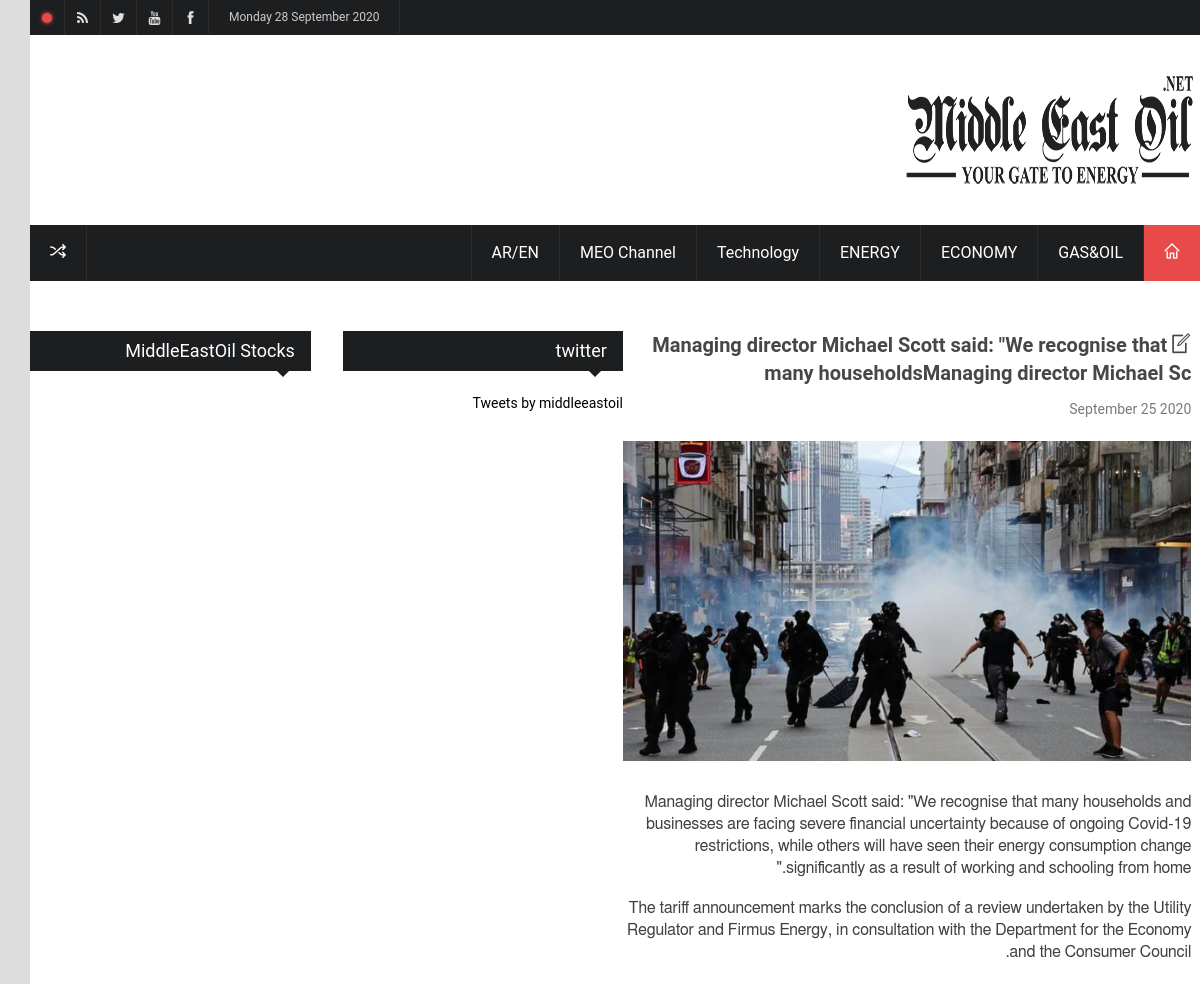
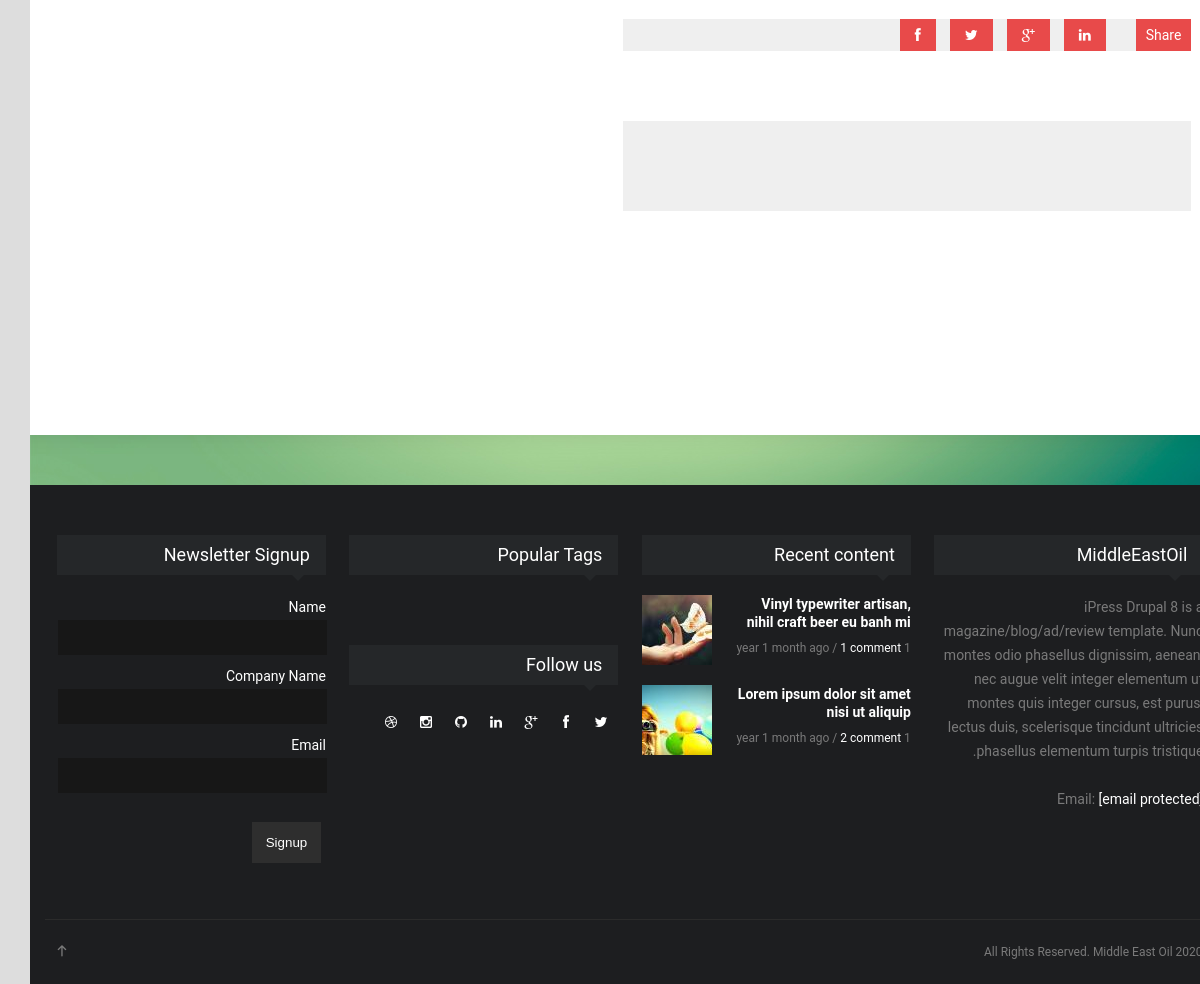
Page /arobic/ar/post/6/ on the committed database (2 pictures, top to bottom).
### arobic/models.py (models this page shows, shortened)
class LatestPost(models.Model):
    MY_CHOICES = ((1, 'Gas&Oil'),
              (2, 'Economy'),
              (3, 'Energy'),
              (5, 'Technology')
              )
    title = models.CharField(max_length=100)
    content = models.TextField()
    post_pic = models.ImageField(default='welcome.gif',null=True,blank=True)
    category = MultiSelectField(choices=MY_CHOICES,
                         max_choices=4,
                         max_length=30,null=True,blank=True)
    date_posted = models.DateTimeField(default=timezone.now)
    header = models.BooleanField(blank=True,null=True,default=True)

### arobic/views.py (the view)
# urls.py: path('ar/post/<int:pk>/', arLatestPostt.as_view(), name='arlatestpost'),
class arLatestPostt(DetailView):
    model = LatestPost

### base/templates/arobic/latestpost_detail.html (shortened to what this page needs)
{% load static %}
{% load embed_video_tags %}
<!DOCTYPE html>
<html lang="en" dir="ltr" prefix="content: http://purl.org/rss/1.0/modules/content/  dc: http://purl.org/dc/terms/  foaf: http://xmlns.com/foaf/0.1/  og: http://ogp.me/ns#  rdfs: http://www.w3.org/2000/01/rdf-schema#  schema: http://schema.org/  sioc: http://rdfs.org/sioc/ns#  sioct: http://rdfs.org/sioc/types#  skos: http://www.w3.org/2004/02/skos/core#  xsd: http://www.w3.org/2001/XMLSchema# ">
<head>
<link rel="stylesheet" media="all" href="{% static 'node9/css/css_bglK1hum8j7rkk-xSV1rZLsxTd8oeS1GzIubjeH11ek4b85.css'%}" />
<link rel="stylesheet" media="all" href="{% static 'node9/css/css_S4h9EpShQU0uvaaueIQXgxKVjxJC1I1OE5aRWvcugaw4b85.css'%}" />
	<link rel="stylesheet" type="text/css" href="{% static 'css/styles/icons.css'%}" media="screen" />
	<link rel="stylesheet" type="text/css" href="{% static 'css/styles/rtl.css'%}" media="screen" />
</head>
<body style="background:#ddd url(../sites/default/files/background/6_1.jpg) fixed">
<div id="layout" class="boxed">
<div class="dialog-off-canvas-main-canvas" data-off-canvas-main-canvas>
<header id="header">
<div class="a_head">
<div class="row clearfix">
<div class="breaking_news lefter">
<div class="freq_out">
<div class="freq"><div class="inner_f"></div><div id="layerBall"></div></div>
</div>
</div>
<div class="right_bar">
<div class="social social_head">
	<a href="https://www.facebook.com/middleeastoil.net" class="bottomtip" title="Facebook"><i class="fa-facebook"></i></a>
	<a  href="https://www.youtube.com/channel/UCg6PYIAN4wTuuhNn_y4yMvQ" class="bottomtip" title="Linkedin"><i class="fa-youtube"></i></a>
		<a href="https://twitter.com/middleeastoil"  class="bottomtip" title="Twitter"><i class="fa-twitter"></i></a>
	<a href="https://www.rss.com" class="bottomtip" title="RSS"><i class="fa-rss"></i></a> </div>
<span id="date_time"></span>
</div>
</div>
</div>
<div class="b_head">
<div class="row clearfix">
<div class="logo" style="float:right">
<a href="{% url 'arobic:arindex' %}" title=""> <img src="{% static 'images/logo.png'%}" alt=""> </a>
</div>
</div>
</div>
</div>
<div class="row clearfix">
	<div class="sticky_true">
		<div class="c_head clearfix">
			<nav >
				<ul class="sf-menu">
					<li class="current colordefault home_class"><a href="{% url 'arobic:arindex'%}"><i class="icon-home"></i></a>
					</li>
					<li class="color2"><a href="{% url 'arobic:argas'%}">GAS&OIL</a>
					</li>
					<li class="color3"><a href="{% url 'arobic:arcripto'%}">ECONOMY </a>
					</li>
					<li class="color4"><a href="{% url 'arobic:arenorgy'%}">ENERGY </a>
					</li>
					<li class="color6"><a href="{% url 'arobic:artech'%}">Technology</a></li>
					<li class="color6"><a href="{% url 'arobic:armeo'%}">MEO Channel </a></li>
						<li class="color6"><a href="{% url 'index'%}">AR/EN </a></li>
				</ul>
			</nav>
			<div class="right_icons">
				<a class="random_post bottomtip" href="#" title="Random Post"><i class="icon-media-shuffle"></i></a>
			</div>
		</div>
	</div>
</div>
<div class="page-content">
<div class="row clearfix page">
<div class="grid_9 alpha">
<div class="grid_8 omega posts righter">
<div class="single_post mbf clearfix">
<h3 class="single_title"> <i class="icon-document-edit mi"></i>{{object.title}} </h3>
<div class="meta mb"> {{object.date_posted| date:"F d Y"}} <a href="#" onclick="return false;"></a> </div>
<img src="{{object.post_pic.url}}" alt="Shooting for new goodies" />
<div class="body-single-post">
<div property="schema:text"><p>{{object.content|safe}}</p>
</div>
</div>
</div>
<div class="share_post mbf clearfix">
<span> Share </span>
<div class="socials clearfix">
<ul class="pull-right social-icon-three clearfix">
<li><a href="https://www.facebook.com/sharer/sharer.php?u=http://ipressd8.drupalet.com/node/9" target="_blank"><span class="fa fa-facebook"></span></a></li>
<li><a href="https://twitter.com/home?status=http://ipressd8.drupalet.com/node/9" target="_blank"><span class="fa fa-twitter"></span></a></li>
<li><a href="https://plus.google.com/share?url=http://ipressd8.drupalet.com/node/9" target="_blank"><span class="fa fa-google-plus"></span></a></li>
<li><a href="https://www.linkedin.com/shareArticle?mini=true&amp;url=http://ipressd8.drupalet.com/node/9&amp;title=Shooting%20for%20new%20goodies" target="_blank"><span class="fa fa-linkedin"></span></a></li>
</ul>
</div>
</div>
<div class="author_post mbf clearfix clear-both float-left width100">
<div class="author_co clearfix">
</div>
</div>
<div class="views-element-container related_posts mbf clearfix clear-both float-left width100 mbf clearfix blockcontent" id="block-views-block-related-posts-block-1">
<div class="carousel-related">
</div>
</div>
</div>
<div class="grid_4 alpha sidebar sidebar_b">
<div class="search-block-form widget" data-drupal-selector="search-block-form" id="block-searchform" role="search">
	<div class="widget">
		<div class="title"><h4>twitter</h4></div>
	<a class="twitter-timeline" data-height="700" href="https://twitter.com/middleeastoil?ref_src=twsrc%5Etfw">Tweets by middleeastoil</a> <script async src="https://platform.twitter.com/widgets.js" charset="utf-8"></script>
	</div>
</div>
</div>
</div>
<div class="grid_3 omega sidebar sidebar_a">
<div id="block-userlogin" class="login_form widget" role="form">
	<div class="title"><h4>MiddleEastOil Stocks</h4></div>
	</div>
			<br><br><br><br>
</div>
</div>
</div>
</div>
<footer id="footer">
<div class="row clearfix">
<div class="grid_3">
<div id="block-aboutipress" class="about_footer widget widget_footer">
<div class="title"><h4>MiddleEastOil</h4></div>
<div><p> iPress Drupal 8 is a magazine/blog/ad/review template. Nunc montes odio phasellus dignissim, aenean, nec augue velit integer elementum ut montes quis integer cursus, est purus, lectus duis, scelerisque tincidunt ultricies phasellus elementum turpis tristique.<br /><br />
Email:	<a href="contact.html"><span class="__cf_email__" data-cfemail="6801060e071a05091c0107062811071d1a0c0705090106460b0705">[email&#160;protected]</span></a> </p></div>
</div>
</div>
<div class="grid_3">
<div class="views-element-container recent_posts widget widget_footer" id="block-views-block-content-recent-block-1">
<div class="title"><h4>Recent content</h4></div>
<ul class="small-posts">
<div class="views-field views-field-nothing"><span class="field-content">
<li class="clearfix">
<a class="s_thumb float-shadow" href="18.html">
<img src="../sites/default/files/styles/crop_70x/public/2019-07/yellow_butterfly-886x506_0acdd.jpg?itok=GwZpYD6A" width="70" height="70" alt="lorem" typeof="Image" />
</a>
<h3><a href="18.html" hreflang="en">Vinyl typewriter artisan, nihil craft beer eu banh mi </a> </h3>
<div class="meta mb"> 1 year 1 month ago / <a href="18.html">1 comment</a> </div>
</li>
</span></div>
<div class="views-field views-field-nothing"><span class="field-content">
<li class="clearfix">
<a class="s_thumb float-shadow" href="14.html">
<img src="../sites/default/files/styles/crop_70x/public/2019-07/women_mood-886x506_02603.jpg?itok=3Fbr8Q5w" width="70" height="70" alt="Praesent ipsum adipiscing mi eget ipsum" typeof="Image" />
</a>
<h3><a href="14.html" hreflang="en">Lorem ipsum dolor sit amet nisi ut aliquip</a> </h3>
<div class="meta mb"> 1 year 1 month ago / <a href="14.html">2 comment</a> </div>
</li>
</span></div>
</ul>
</div>
</div>
<div class="grid_3">
<div class="views-element-container tags widget widget_footer" id="block-views-block-ipress-tags-and-categories-block-1-2">
<div class="title"><h4>Popular Tags</h4></div>
</div>
<div id="block-followus" class="social margin-top-none widget widget_footer">
<div class="title"><h4>Follow us</h4></div>
<div><a href="#" class="toptip" title="Twitter"><i class="fa-twitter"></i></a>
<a href="#" class="toptip" title="Facebook"><i class="fa-facebook"></i></a>
<a href="#" class="toptip" title="Google Plus"><i class="fa-google-plus"></i></a>
<a href="#" class="toptip" title="Linkedin"><i class="fa-linkedin"></i></a>
<a href="#" class="toptip" title="Github"><i class="fa-github"></i></a>
<a href="#" class="toptip" title="instagram"><i class="fa-instagram"></i></a>
<a href="#" class="toptip" title="Dribbble"><i class="fa-dribbble"></i></a></div>
</div>
</div>
<div class="grid_3">
<div class="newslettersignup-form newsletter widget widget_footer" data-drupal-selector="newslettersignup-form" id="block-newslettersignupblock">
<div class="title"><h4>Newsletter Signup</h4></div>
<form action="http://ipressd8.drupalet.com/node/9" method="post" id="newslettersignup-form" accept-charset="UTF-8">
<div class="js-form-item form-item js-form-type-textfield form-item-newsletteryourname js-form-item-newsletteryourname">
<label for="edit-newsletteryourname" class="js-form-required form-required">Name</label>
<input data-drupal-selector="edit-newsletteryourname" type="text" id="edit-newsletteryourname" name="newsletteryourname" value="" size="20" maxlength="60" class="form-text required" required="required" aria-required="true" />
</div>
<div class="js-form-item form-item js-form-type-textfield form-item-newslettercompanyname js-form-item-newslettercompanyname">
<label for="edit-newslettercompanyname">Company Name</label>
<input data-drupal-selector="edit-newslettercompanyname" type="text" id="edit-newslettercompanyname" name="newslettercompanyname" value="" size="20" maxlength="100" class="form-text" />
</div>
<div class="js-form-item form-item js-form-type-textfield form-item-newsletteryouremail js-form-item-newsletteryouremail">
<label for="edit-newsletteryouremail" class="js-form-required form-required">Email</label>
<input data-drupal-selector="edit-newsletteryouremail" type="text" id="edit-newsletteryouremail" name="newsletteryouremail" value="" size="20" maxlength="100" class="form-text required" required="required" aria-required="true" />
</div>
<input data-drupal-selector="edit-submit" type="submit" id="edit-submit--3" name="op" value="Signup" class="button js-form-submit form-submit" />
</form>
</div>
</div>
</div>
<div class="row clearfix">
<div class="footer_last">
<span class="copyright">
© 2020 All Rights Reserved. Middle East Oil
</span>
<div id="toTop" class="toptip" title="Back to Top"><i class="icon-arrow-thin-up"></i></div>
</div>
</div>
</footer>
</body>
</html>

### static/node9/css/css_bglK1hum8j7rkk-xSV1rZLsxTd8oeS1GzIubjeH11ek4b85.css (style rules this page uses)
.clearfix:after { display:table;clear:both;content:""; }

### static/css/styles/rtl.css (style rules this page uses)
body { direction: rtl }
.owl-carousel { text-align: right;direction: ltr }
.logo, .sf-menu li, .grid_1, .grid_2, .grid_3, .grid_4, .grid_5, .grid_6, .grid_7, .grid_8, .grid_9, .grid_10, .grid_11, .grid_12, .sf-menu, .counter i, .freq_out, .share_post span { float: right }
.right_bar .lang, .social_head, #date_time, .ads, #header .search, .right_icons a { float: left }
.sf-menu li { border-right: 0;border-left: 1px solid #2B2B2B }
.search_icon i, .right_icons a { border-right: 1px solid #2B2B2B;border-left: 0 }
#date_time { border-right: 1px solid #2B2B2B }
.alpha { margin-left: 1% !important;margin-right: 0 !important }
.omega { margin-right: 1% !important;margin-left: 0 !important }
.mi { margin-right: 0 !important; margin-left: 4px !important }
.posts .title:after, .widget .title:after { left: auto;right: 22px }
#footer .social a { float: right }
#toTop { float: left }
.share_post .socials { float: right;padding: 2px 20px 0 0 }
.copyright { float: right }
.right_icons { left: 0;right: auto }

### rows in the picture
LatestPost: title "Managing director Michael Scott said: \"We recognise that many householdsManaging director Michael Sc", date_posted "September 25 2020", post_pic (picture), content "Managing director Michael Scott said: \"We recognise that many households and businesses are facing severe financial uncertainty because of ongoing Covid-19 restrictions, while others will have seen their energy consumption change significantly as a result of working and schooling from home.\" The tariff announcement marks the conclusion of a review undertaken by the Utility Regulator and Firmus Energy, in consultation with the Department for the Economy and the Consumer Council."
